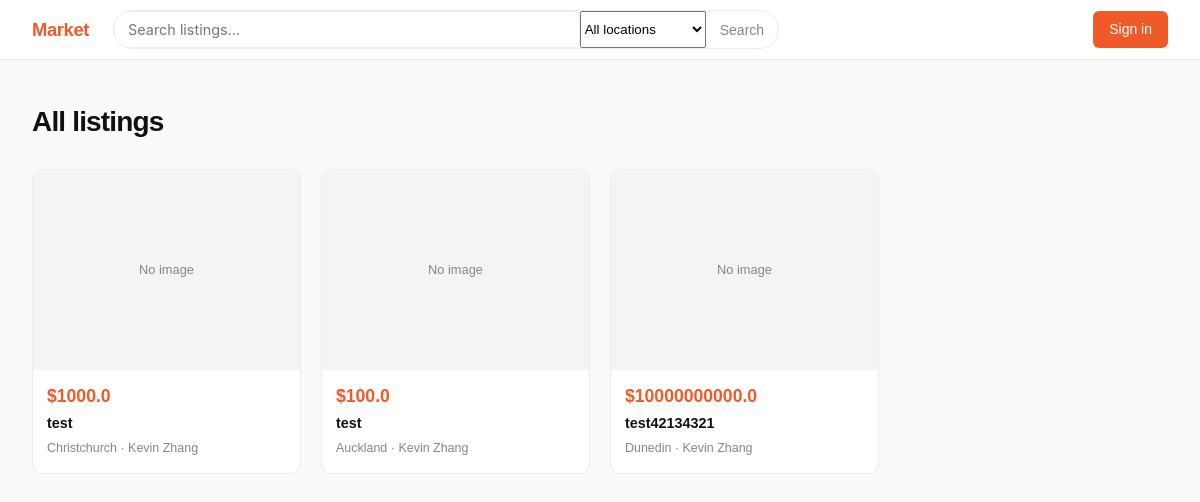
The page / on the database its author committed.
### app.py (models this page shows)
class Listing(db.Model):
    id = db.Column(db.Integer, primary_key=True)
    user_id = db.Column(db.Integer, db.ForeignKey("user.id"))
    title = db.Column(db.String(200), nullable=False)
    description = db.Column(db.Text, nullable=False)
    price = db.Column(db.Float, nullable=False)
    location = db.Column(db.String(200), nullable=False)
    image_filename = db.Column(db.String(256))

class User(UserMixin, db.Model):
    id = db.Column(db.Integer, primary_key=True)
    google_id = db.Column(db.String(128), unique=True, nullable=False)
    name = db.Column(db.String(128), nullable=False)
    email = db.Column(db.String(256), nullable=True)
    listings = db.relationship("Listing", backref="seller")
    favourites = db.relationship("Listing", secondary=favourites_table)

### app.py (the view, shortened to what this page needs)
@app.route('/')
def home():
    search = request.args.get("search", "").strip()
    location = request.args.get("location", "").strip()
    query = Listing.query
    if location:
        query = query.filter(Listing.location == location)
    listings = query.all()
    return render_template("home.html", listings=listings, search=search)

### templates/home.html (shortened to what this page needs)
{% extends "base.html" %}
{% block content %}
<div class="page-header">
    <h1>
        {% if search %}
            Results for "{{ search }}"
        {% else %}
            All listings
        {% endif %}
    </h1>
</div>
{% if listings %}
    <div class="listings-grid">
        {% for listing in listings %}
            <a href="{{ url_for('view_listing', listing_id=listing.id) }}" class="listing-card">
                <div class="listing-card-img">
                    {% if listing.image_filename %}
                        <img src="{{ url_for('static', filename='uploads/' ~ listing.image_filename) }}" alt="{{ listing.title }}">
                    {% else %}
                        <div class="listing-card-no-img">No image</div>
                    {% endif %}
                </div>
                <div class="listing-card-body">
                    <p class="listing-card-price">${{ listing.price }}</p>
                    <p class="listing-card-title">{{ listing.title }}</p>
                    <p class="listing-card-details">{{ listing.location }} · {{ listing.seller.name }}</p>
                </div>
            </a>
        {% endfor %}
    </div>
{% endif %}
{% endblock %}

### templates/base.html (shortened to what this page needs)
<!DOCTYPE html>
<html lang="en">
<head>
    <link rel="stylesheet" href="{{ url_for('static', filename='style/base.css') }}">
</head>
<body>
<nav>
    <a href="{{ url_for('home') }}" class="nav-logo">Market</a>
    <form class="nav-search" method="GET" action="{{ url_for('home') }}">
        <input type="text" name="search" placeholder="Search listings..." value="{{ request.args.get('search', '') }}">
         <select name="location">
            <option value="">All locations</option>
        </select>
        <button type="submit">Search</button>
    </form>
    <div class="nav-links">
        {% if current_user.is_authenticated %}
            <a href="{{ url_for('favourites') }}" class="nav-link">Favourites</a>
            <a href="{{ url_for('my_listing') }}" class="nav-link">My Listings</a>
            <span class="nav-name">{{ current_user.name }}</span>
            <a href="{{ url_for('create_listing') }}" class="btn-nav">+ List item</a>
            <a href="{{ url_for('logout') }}" class="nav-link">Sign out</a>
        {% else %}
            <a href="{{ url_for('google_login') }}" class="btn-nav">Sign in</a>
        {% endif %}
    </div>
</nav>
<main>
    {% block content %}{% endblock %}
</main>
</body>
</html>

### static/style/base.css (style rules this page uses)
*, *::before, *::after { box-sizing: border-box; margin: 0; padding: 0; }
:root { --orange: #f05a28; --orange-dk: #d44a1a; --orange-lt: #fff4f0; --bg: #fafaf9; --surface: #ffffff; --border: #ebebeb; --text: #111110; --muted: #888580; --radius: 10px; --radius-sm: 6px; }
body { font-family: sans-serif; background: var(--bg); color: var(--text); min-height: 100vh; display: flex; flex-direction: column; line-height: 1.6; }
a { color: inherit; text-decoration: none; }
h1 { font-family: sans-serif; font-size: 1.75rem; font-weight: 800; letter-spacing: -.03em; margin-bottom: 24px; }
nav { background: var(--surface); border-bottom: 1px solid var(--border); padding: 0 32px; height: 60px; display: flex; align-items: center; gap: 24px; position: sticky; top: 0; z-index: 100; }
.nav-logo { font-family: 'Syne', sans-serif; font-weight: 800; font-size: 1.15rem; color: var(--orange); letter-spacing: -.02em; white-space: nowrap; }
.nav-search { flex: 1; max-width: 666px; display: flex; border: 1.5px solid var(--border); border-radius: 999px; overflow: hidden; transition: border-color .15s; }
.nav-search input { flex: 1; border: none; background: transparent; padding: 7px 16px; font-family: 'Inter', sans-serif; font-size: .875rem; color: var(--text); outline: none; }
.nav-search button { border: none; background: transparent; padding: 0 14px; cursor: pointer; color: var(--muted); font-size: .875rem; }
.nav-links { display: flex; align-items: center; gap: 4px; margin-left: auto; }
.btn-nav { background: var(--orange); color: #fff; font-size: .875rem; font-weight: 500; padding: 7px 16px; border-radius: var(--radius-sm); transition: background .15s; margin-left: 4px; }
main { flex: 1; max-width: 1200px; width: 100%; margin: 0 auto; padding: 40px 32px; }
.listings-grid { display: grid; grid-template-columns: repeat(auto-fill, minmax(220px, 1fr)); gap: 20px; }
.listing-card { background: var(--surface); border: 1px solid var(--border); border-radius: var(--radius); overflow: hidden; transition: box-shadow .15s, transform .15s; display: block; color: inherit; }
.listing-card-img { aspect-ratio: 4/3; overflow: hidden; background: #f0ede8; }
.listing-card-no-img { aspect-ratio: 4/3; background: #f5f4f2; display: flex; align-items: center; justify-content: center; color: var(--muted); font-size: .8rem; }
.listing-card-body { padding: 12px 14px 14px; }
.listing-card-price { font-family: 'Syne', sans-serif; font-weight: 700; font-size: 1.1rem; color: var(--orange); margin-bottom: 2px; }
.listing-card-title { font-size: .9rem; font-weight: 600; margin-bottom: 4px; white-space: nowrap; overflow: hidden; text-overflow: ellipsis; }
.listing-card-details { font-size: .78rem; color: var(--muted); }
input[type="text"], input[type="number"], input[type="file"], textarea { border: 1.5px solid var(--border); border-radius: var(--radius-sm); padding: 9px 13px; font-family: 'Inter', sans-serif; font-size: .9rem; color: var(--text); background: var(--surface); outline: none; transition: border-color .15s; width: 100%; }

### rows shown on the page
Listing: shows "No image", price "1000.0", title "test", location "Christchurch", seller.name "Kevin Zhang"
Listing: shows "No image", price "100.0", title "test", location "Auckland", seller.name "Kevin Zhang"
Listing: shows "No image", price "10000000000.0", title "test42134321", location "Dunedin", seller.name "Kevin Zhang"
